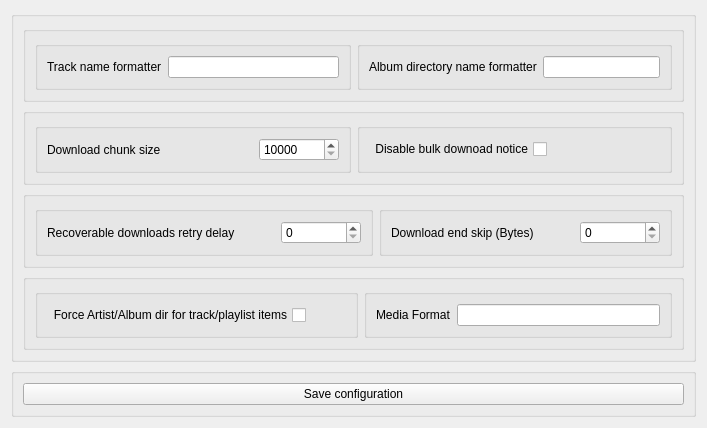
      <widget class="QWidget" name="advanced_config">
       <property name="enabled">
        <bool>true</bool>
       </property>
       <attribute name="title">
        <string>Advanced configuration</string>
       </attribute>
       <layout class="QVBoxLayout" name="verticalLayout_12">
        <item>
         <widget class="QGroupBox" name="imput_adv_group">
          <property name="title">
           <string/>
          </property>
          <property name="flat">
           <bool>true</bool>
          </property>
          <layout class="QVBoxLayout" name="verticalLayout_11">
           <item>
            <widget class="QGroupBox" name="groupBox_3">
             <property name="title">
              <string/>
             </property>
             <property name="flat">
              <bool>true</bool>
             </property>
             <layout class="QHBoxLayout" name="horizontalLayout">
              <item>
               <widget class="QGroupBox" name="groupBox_6">
                <property name="title">
                 <string/>
                </property>
                <property name="flat">
                 <bool>false</bool>
                </property>
                <layout class="QHBoxLayout" name="horizontalLayout_17">
                 <item>
                  <widget class="QLabel" name="lb_track_formatter">
                   <property name="text">
                    <string>Track name formatter</string>
                   </property>
                  </widget>
                 </item>
                 <item>
                  <widget class="QLineEdit" name="inp_track_formatter"/>
                 </item>
                </layout>
               </widget>
              </item>
              <item>
               <widget class="QGroupBox" name="groupBox_13">
                <property name="title">
                 <string/>
                </property>
                <layout class="QHBoxLayout" name="horizontalLayout_18">
                 <item>
                  <widget class="QLabel" name="lb_alb_formatter">
                   <property name="text">
                    <string>Album directory name formatter</string>
                   </property>
                  </widget>
                 </item>
                 <item>
                  <widget class="QLineEdit" name="inp_alb_formatter">
                   <property name="text">
                    <string/>
                   </property>
                  </widget>
                 </item>
                </layout>
               </widget>
              </item>
             </layout>
            </widget>
           </item>
           <item>
            <widget class="QGroupBox" name="groupBox_4">
             <property name="title">
              <string/>
             </property>
             <property name="flat">
              <bool>true</bool>
             </property>
             <layout class="QHBoxLayout" name="horizontalLayout_13">
              <item>
               <widget class="QGroupBox" name="groupBox_8">
                <property name="title">
                 <string/>
                </property>
                <property name="flat">
                 <bool>false</bool>
                </property>
                <layout class="QHBoxLayout" name="horizontalLayout_19">
                 <item>
                  <widget class="QLabel" name="lb_chunk_size">
                   <property name="text">
                    <string>Download chunk size</string>
                   </property>
                  </widget>
                 </item>
                 <item>
                  <spacer name="horizontalSpacer_2">
                   <property name="orientation">
                    <enum>Qt::Horizontal</enum>
                   </property>
                   <property name="sizeHint" stdset="0">
                    <size>
                     <width>40</width>
                     <height>20</height>
                    </size>
                   </property>
                  </spacer>
                 </item>
                 <item>
                  <widget class="QSpinBox" name="inp_chunk_size">
                   <property name="minimumSize">
                    <size>
                     <width>80</width>
                     <height>0</height>
                    </size>
                   </property>
                   <property name="minimum">
                    <number>10000</number>
                   </property>
                   <property name="maximum">
                    <number>10000000</number>
                   </property>
                  </widget>
                 </item>
                </layout>
               </widget>
              </item>
              <item>
               <widget class="QGroupBox" name="groupBox_18">
                <property name="title">
                 <string/>
                </property>
                <layout class="QHBoxLayout" name="horizontalLayout_20">
                 <item>
                  <widget class="QCheckBox" name="inp_disable_bulk_popup">
                   <property name="layoutDirection">
                    <enum>Qt::RightToLeft</enum>
                   </property>
                   <property name="text">
                    <string>Disable bulk downoad notice</string>
                   </property>
                  </widget>
                 </item>
                 <item>
                  <spacer name="horizontalSpacer_3">
                   <property name="orientation">
                    <enum>Qt::Horizontal</enum>
                   </property>
                   <property name="sizeHint" stdset="0">
                    <size>
                     <width>40</width>
                     <height>20</height>
                    </size>
                   </property>
                  </spacer>
                 </item>
                </layout>
               </widget>
              </item>
             </layout>
            </widget>
           </item>
           <item>
            <widget class="QGroupBox" name="groupBox_5">
             <property name="title">
              <string/>
             </property>
             <property name="flat">
              <bool>true</bool>
             </property>
             <layout class="QHBoxLayout" name="horizontalLayout_21">
              <item>
               <widget class="QGroupBox" name="groupBox_22">
                <property name="title">
                 <string/>
                </property>
                <property name="flat">
                 <bool>false</bool>
                </property>
                <layout class="QHBoxLayout" name="horizontalLayout_22">
                 <item>
                  <widget class="QLabel" name="lb_max_recdl_delay">
                   <property name="text">
                    <string>Recoverable downloads retry delay</string>
                   </property>
                  </widget>
                 </item>
                 <item>
                  <spacer name="horizontalSpacer_4">
                   <property name="orientation">
                    <enum>Qt::Horizontal</enum>
                   </property>
                   <property name="sizeHint" stdset="0">
                    <size>
                     <width>40</width>
                     <height>20</height>
                    </size>
                   </property>
                  </spacer>
                 </item>
                 <item>
                  <widget class="QSpinBox" name="inp_max_recdl_delay">
                   <property name="minimumSize">
                    <size>
                     <width>80</width>
                     <height>0</height>
                    </size>
                   </property>
                   <property name="maximum">
                    <number>999999</number>
                   </property>
                  </widget>
                 </item>
                </layout>
               </widget>
              </item>
              <item>
               <widget class="QGroupBox" name="groupBox_23">
                <property name="title">
                 <string/>
                </property>
                <layout class="QHBoxLayout" name="horizontalLayout_23">
                 <item>
                  <widget class="QLabel" name="lb_dl_endskip">
                   <property name="text">
                    <string>Download end skip (Bytes)</string>
                   </property>
                  </widget>
                 </item>
                 <item>
                  <spacer name="horizontalSpacer_5">
                   <property name="orientation">
                    <enum>Qt::Horizontal</enum>
                   </property>
                   <property name="sizeHint" stdset="0">
                    <size>
                     <width>40</width>
                     <height>20</height>
                    </size>
                   </property>
                  </spacer>
                 </item>
                 <item>
                  <widget class="QSpinBox" name="inp_dl_endskip">
                   <property name="minimumSize">
                    <size>
                     <width>80</width>
                     <height>0</height>
                    </size>
                   </property>
                   <property name="maximum">
                    <number>999999999</number>
                   </property>
                  </widget>
                 </item>
                </layout>
               </widget>
              </item>
             </layout>
            </widget>
           </item>
           <item>
            <widget class="QGroupBox" name="groupBox_25">
             <property name="title">
              <string/>
             </property>
             <property name="flat">
              <bool>true</bool>
             </property>
             <layout class="QHBoxLayout" name="horizontalLayout_24">
              <item>
               <widget class="QGroupBox" name="groupBox_26">
                <property name="title">
                 <string/>
                </property>
                <property name="flat">
                 <bool>false</bool>
                </property>
                <layout class="QHBoxLayout" name="horizontalLayout_25">
                 <item>
                  <widget class="QCheckBox" name="inp_force_track_dir">
                   <property name="layoutDirection">
                    <enum>Qt::RightToLeft</enum>
                   </property>
                   <property name="text">
                    <string>Force Artist/Album dir for track/playlist items</string>
                   </property>
                  </widget>
                 </item>
                 <item>
                  <spacer name="horizontalSpacer_6">
                   <property name="orientation">
                    <enum>Qt::Horizontal</enum>
                   </property>
                   <property name="sizeHint" stdset="0">
                    <size>
                     <width>40</width>
                     <height>20</height>
                    </size>
                   </property>
                  </spacer>
                 </item>
                </layout>
               </widget>
              </item>
              <item>
               <widget class="QGroupBox" name="groupBox_27">
                <property name="title">
                 <string/>
                </property>
                <layout class="QHBoxLayout" name="horizontalLayout_26">
                 <item>
                  <widget class="QLabel" name="lm_media_format">
                   <property name="text">
                    <string>Media Format</string>
                   </property>
                  </widget>
                 </item>
                 <item>
                  <widget class="QLineEdit" name="inp_media_format"/>
                 </item>
                </layout>
               </widget>
              </item>
             </layout>
            </widget>
           </item>
          </layout>
         </widget>
        </item>
        <item>
         <widget class="QGroupBox" name="groupBox_24">
          <property name="maximumSize">
           <size>
            <width>16777215</width>
            <height>50</height>
           </size>
          </property>
          <property name="title">
           <string/>
          </property>
          <property name="flat">
           <bool>true</bool>
          </property>
          <layout class="QVBoxLayout" name="verticalLayout_13">
           <item>
            <widget class="QPushButton" name="btn_save_adv_config">
             <property name="text">
              <string>Save configuration</string>
             </property>
            </widget>
           </item>
          </layout>
         </widget>
        </item>
       </layout>
      </widget>
